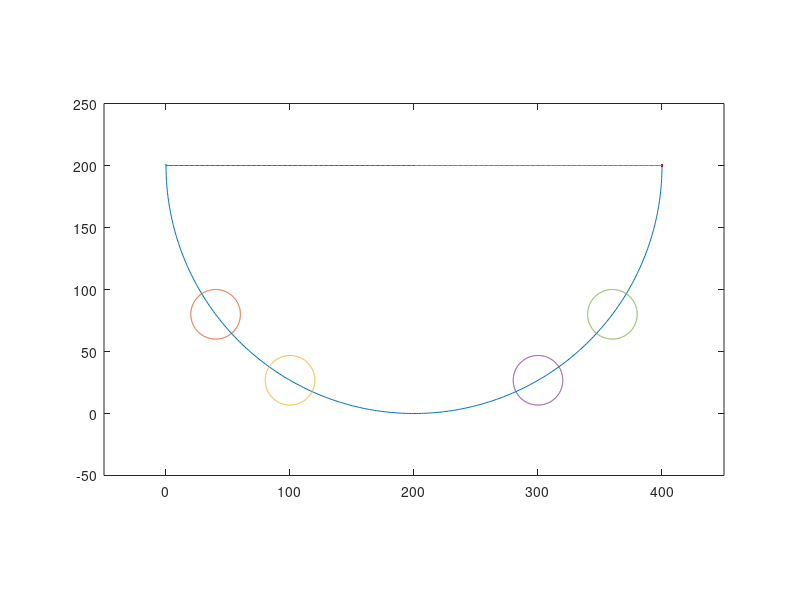

MATLAB code for this plot: (Note: this script raises an error after producing the figure.)
clear variables;
close all;
v = 0.33;       % Actin wave velocity % WT
%v = 0.20;      % Actin wave velocity % Shootin1b-KO#1
length = 41;    % Length of actin waves
time = 20000;   % Simulation time

Base = 400;  % Base length of triangle (0.1 μm/pixel)
deg = 180;    % Vertex angle of triangle

R = (90-(deg/2))*(pi/180); % Base angle of triangle (radian)
Height = (Base/2)*tan(R); 
Area = (Base*Height)/2;
slope = Height/(Base/2);

figure(1)
C = -pi:0.01:0;
plot((Base/2)*cos(C)+(Base/2), (Base/2)*sin(C)+(Base/2))

C1 = -pi:0.01:pi;
x_1 = Base/10;
theta = acos(((Base/2)-x_1)/(Base/2));
y_1 = (Base/2) + (Base/2)*sin(-theta);
hold on
plot(20*cos(C1)+(x_1), 20*sin(C1)+(y_1))

x_2 = Base/4;
theta = acos(((Base/2)-x_2)/(Base/2));
y_2 = (Base/2) + (Base/2)*sin(-theta);
hold on
plot(20*cos(C1)+(x_2), 20*sin(C1)+(y_2))

x_3 = Base/4*3;
theta = acos(((Base/2)-x_3)/(Base/2));
y_3 = (Base/2) + (Base/2)*sin(-theta);
hold on
plot(20*cos(C1)+(x_3), 20*sin(C1)+(y_3))

x_4 = Base/10*9;
theta = acos(((Base/2)-x_4)/(Base/2));
y_4 = (Base/2) + (Base/2)*sin(-theta);
hold on
plot(20*cos(C1)+(x_4), 20*sin(C1)+(y_4))

Vert = 0;
y = (Base/2):Vert+(Base/2);
x = 0*y;
hold on
plot(x, y);

y = (Base/2):Vert+(Base/2);
x = 0*y+Base;
hold on
plot(x, y);

x = 0:(Base/2);     % Left slope of triangle
y = slope*x+Vert+(Base/2);
hold on
plot(x, y);

x = (Base/2):Base;      % Right slope of triangle
y = -slope*x+(Height*2)+Vert+(Base/2);
hold on
plot(x, y);

xlim([-50 Base+50])
ylim([-50 Height+Vert+Base/2+50])
daspect([1 1 1])

x = zeros(1, 1000);
y = zeros(1, 1000);
rad = zeros(1, 1000);
vec_x = zeros(1, 1000);
vec_y = zeros(1, 1000);
status = zeros(1,1000);
Lifetime = zeros(1,1000);
generation_time = zeros(1,1000);
x_dis = zeros(1, 1000);
y_dis = zeros(1, 1000);
h = zeros(1,1000);
i = 0;        % Initial number of actin waves
veerFlag = 0;
LifetimeFlag = 0;
d = 1;
f = 1;
map = zeros(int16(Height+Vert+(Base/2))+100, Base+100);

%%
current_time = datetime('now');
seed_value = current_time.Second;
% Set the seed of random generator
rng(seed_value);

for t = 1:time  % Time

    generate = rand();

    if(generate > 0.9)  % Probability of actin wave generation
        i = i+1;    % Number of actin waves
        if(LifetimeFlag == 0)
            x(i) = rand()*Base;     % x coordinate
            if(x(i) <= (Base/2))    % Left side
                C1 = -acos((x(i)-(Base/2))/(Base/2));
                y(i) = rand()*(slope*x(i)+Vert+(Base/2)-((Base/2)*sin(C1)+(Base/2)))+((Base/2)*sin(C1)+(Base/2));     % y coordinate
            end
            if(x(i) > (Base/2))     % Right side
                C1 = -acos((x(i)-(Base/2))/(Base/2));
                y(i) = rand()*(-slope*x(i)+Vert+(Base/2)+(Height*2)-((Base/2)*sin(C1)+(Base/2)))+((Base/2)*sin(C1)+(Base/2));    % y coordinate
            end
        elseif(LifetimeFlag == 1)
            x(i) = x_dis(d);
            y(i) = y_dis(d);
            d = d + 1;
            if(d >= f)
                LifetimeFlag = 0;
            end
        end
        rad(i) = 2*pi*rand();       % Direction of actin wave movement
        vec_x(i) = v*cos(rad(i));   % x vector
        vec_y(i) = v*sin(rad(i));   % y vector
        Lifetime(i) = gamrnd(3.016848, 118.9898);   % Actin wave lifetime % WT
        %Lifetime(i) = gamrnd(2.397247, 106.2886);  % Actin wave lifetime % Shootin1b-KO#1
        generation_time(i) = t; % Time of actin wave emergence
    end
    if(i>0)
        for num = 1:i   % Repeat for the number of actin waves
            if Lifetime(num) > 0
                status(num) = 0;
                if(mod((t - generation_time(num)), 50) == 0)
                    veer = (11.1138*randn()-0.614419)*(pi/180);     % Directional change of actin waves
                else
                    veer = 0;
                end
            
                rad(num) = rad(num) - veer;
                vec_x(num) = v*cos(rad(num));   % x vector
                vec_y(num) = v*sin(rad(num));   % y vector
                
                x(num) = x(num) + vec_x(num);   % Movement in x direction
                y(num) = y(num) + vec_y(num);   % Movement in y direction
            
                % Processing when actin waves collide with the plasma membrane
                if(x(num)<=0)
                    x(num) = x(num) - vec_x(num);
                    status(num) = 1;
                end
                if(x(num)>=Base)
                    x(num) = x(num) - vec_x(num);
                    status(num) = 1;
                end
            
                if(x(num)>=(x_1-20) && x(num)<=x_1)
                    if(((x(num)-(Base/2))^2+(y(num)-(Base/2))^2 >= (Base/2)^2) && ((x(num)-x_1)^2+(y(num)-y_1)^2 >= (20)^2))
                        theta = atan(((y_1)-y(num))/((x_1)-x(num))); 
                        x(num) = (20)*cos(-pi+theta)+(x_1);
                        y(num) = (20)*sin(-pi+theta)+(y_1);
                        status(num) = 1;
                    end
                elseif(x(num)>=x_1 && x(num)<=(x_1+20))
                    if(((x(num)-(Base/2))^2+(y(num)-(Base/2))^2 >= (Base/2)^2) && ((x(num)-x_1)^2+(y(num)-y_1)^2 >= (20)^2))
                        theta = atan(((y_1)-y(num))/(x(num)-(x_1)));
                        x(num) = (20)*cos(-theta)+(x_1);
                        y(num) = (20)*sin(-theta)+(y_1);
                        status(num) = 1;
                    end
                elseif(x(num)>=(x_2-20) && x(num)<=x_2)
                    if(((x(num)-(Base/2))^2+(y(num)-(Base/2))^2 >= (Base/2)^2) && ((x(num)-x_2)^2+(y(num)-y_2)^2 >= (20)^2))
                        theta = atan(((y_2)-y(num))/((x_2)-x(num))); 
                        x(num) = (20)*cos(-pi+theta)+(x_2);
                        y(num) = (20)*sin(-pi+theta)+(y_2);
                        status(num) = 1;
                    end
                elseif(x(num)>=x_2 && x(num)<=(x_2+20))
                    if(((x(num)-(Base/2))^2+(y(num)-(Base/2))^2 >= (Base/2)^2) && ((x(num)-x_2)^2+(y(num)-y_2)^2 >= (20)^2))
                        theta = atan(((y_2)-y(num))/(x(num)-(x_2)));
                        x(num) = (20)*cos(-theta)+(x_2);
                        y(num) = (20)*sin(-theta)+(y_2);
                        status(num) = 1;
                    end
                elseif(x(num)>=(x_3-20) && x(num)<=x_3)
                    if(((x(num)-(Base/2))^2+(y(num)-(Base/2))^2 >= (Base/2)^2) && ((x(num)-x_3)^2+(y(num)-y_3)^2 >= (20)^2))
                        theta = atan(((y_3)-y(num))/((x_3)-x(num))); 
                        x(num) = (20)*cos(-pi+theta)+(x_3);
                        y(num) = (20)*sin(-pi+theta)+(y_3);
                        status(num) = 1;
                    end
                elseif(x(num)>=x_3 && x(num)<=(x_3+20))
                    if(((x(num)-(Base/2))^2+(y(num)-(Base/2))^2 >= (Base/2)^2) && ((x(num)-x_3)^2+(y(num)-y_3)^2 >= (20)^2))
                        theta = atan(((y_3)-y(num))/(x(num)-(x_3)));
                        x(num) = (20)*cos(-theta)+(x_3);
                        y(num) = (20)*sin(-theta)+(y_3);
                        status(num) = 1;
                    end
                elseif(x(num)>=(x_4-20) && x(num)<=x_4)
                    if(((x(num)-(Base/2))^2+(y(num)-(Base/2))^2 >= (Base/2)^2) && ((x(num)-x_4)^2+(y(num)-y_4)^2 >= (20)^2))
                        theta = atan(((y_4)-y(num))/((x_4)-x(num))); 
                        x(num) = (20)*cos(-pi+theta)+(x_4);
                        y(num) = (20)*sin(-pi+theta)+(y_4);
                        status(num) = 1;
                    end
                elseif(x(num)>=x_4 && x(num)<=(x_4+20))
                    if(((x(num)-(Base/2))^2+(y(num)-(Base/2))^2 >= (Base/2)^2) && ((x(num)-x_4)^2+(y(num)-y_4)^2 >= (20)^2))
                        theta = atan(((y_4)-y(num))/(x(num)-(x_4)));
                        x(num) = (20)*cos(-theta)+(x_4);
                        y(num) = (20)*sin(-theta)+(y_4);
                        status(num) = 1;
                    end
                else
                    if((y(num)<=(Base/2)) && (x(num)<=(Base/2)) && ((x(num)-(Base/2))^2+(y(num)-(Base/2))^2 >= (Base/2)^2))
                        theta = atan(((Base/2)-y(num))/((Base/2)-x(num))); 
                        x(num) = (Base/2)*cos(-pi+theta)+(Base/2);
                        y(num) = (Base/2)*sin(-pi+theta)+(Base/2);
                        status(num) = 1;
                    elseif((y(num)<=(Base/2)) && (x(num)>=(Base/2)) && ((x(num)-(Base/2))^2+(y(num)-(Base/2))^2 >= (Base/2)^2))
                        theta = atan(((Base/2)-y(num))/(x(num)-(Base/2)));
                        x(num) = (Base/2)*cos(-theta)+(Base/2);
                        y(num) = (Base/2)*sin(-theta)+(Base/2);
                        status(num) = 1;
                    end
                end
            
                if(y(num)>=Height+Vert+(Base/2))
                    y(num) = y(num) - vec_y(num);
                    status(num) = 1;
                end
                
                % Remaining life
                Lifetime(num) = Lifetime(num) -1;
                if(Lifetime(num) <= 0)
                    x_dis(f) = x(num);
                    y_dis(f) = y(num);
                    LifetimeFlag = 1;
                    f = f + 1;
                    status(num) = 2;
                end
                
                % F-actin intensity map
                a = tan(rad(num));
                b = y(num) - (a*x(num));
                y_cir = 0;
               
                if(cos(rad(num)) >= 0)
                    for p = x(num) - (length*cos(rad(num))) : 0.1 : x(num)
                        q = a*p + b;
                        x_map = int16(p) + 50;
                        y_map = int16(q) + 50;
                        map(y_map, x_map) = map(y_map, x_map) + 1;
                    end
                end
                if(cos(rad(num)) < 0)
                    for p = x(num)  : 0.1 : x(num) - (length*cos(rad(num)))
                        q = a*p + b;
                        x_map = int16(p) + 50;
                        y_map = int16(q) + 50;
                        map(y_map, x_map) = map(y_map, x_map) + 1;
                    end
                end
            end
        end
    end
end

disp("degree: " + deg)

figure(2)
imagesc(-50:Base+50, -50:Height+Vert+(Base/2)+50, map);
colormap jet;
colorbar;
axis xy;
daspect([1 1 1]);

% F-actin intensity 
protrusion_map = zeros(int16(Height+Vert+(Base/2))+100, Base+100);

for x = 0:Base+50
    for y = 0:(Base/2)+50
        if(x>=(x_1-20) && x<=(x_1+20))
            if(((x-(Base/2))^2+(y-(Base/2))^2 >= (Base/2)^2))
                edge_x = int16(x)+50;
                edge_y = int16(y)+50;
                protrusion_map(edge_y, edge_x) = map(edge_y, edge_x);
            end
        elseif(x>=(x_2-20) && x<=(x_2+20))
            if(((x-(Base/2))^2+(y-(Base/2))^2 >= (Base/2)^2))
                edge_x = int16(x)+50;
                edge_y = int16(y)+50;
                protrusion_map(edge_y, edge_x) = map(edge_y, edge_x);
            end
        elseif(x>=(x_3-20) && x<=(x_3+20))
            if(((x-(Base/2))^2+(y-(Base/2))^2 >= (Base/2)^2))
                edge_x = int16(x)+50;
                edge_y = int16(y)+50;
                protrusion_map(edge_y, edge_x) = map(edge_y, edge_x);
            end
        elseif(x>=(x_4-20) && x<=(x_4+20))
            if(((x-(Base/2))^2+(y-(Base/2))^2 >= (Base/2)^2))
                edge_x = int16(x)+50;
                edge_y = int16(y)+50;
                protrusion_map(edge_y, edge_x) = map(edge_y, edge_x);
            end
        end
    end
end

figure(3)
imagesc(-50:Base+50, -50:int16(Height+Vert+(Base/2))+50, protrusion_map);
colormap jet;
colorbar;
axis xy;
daspect([1 1 1]);

% Area of whole cell, periphery, and corner
body_area = nnz(map);
protrusion_area = nnz(protrusion_map);

all_intensity = sum(map, "all");
protrusion_intensity = sum(protrusion_map, "all");

disp("protrusion/body: " + ((protrusion_intensity/protrusion_area)/(all_intensity/body_area)))
